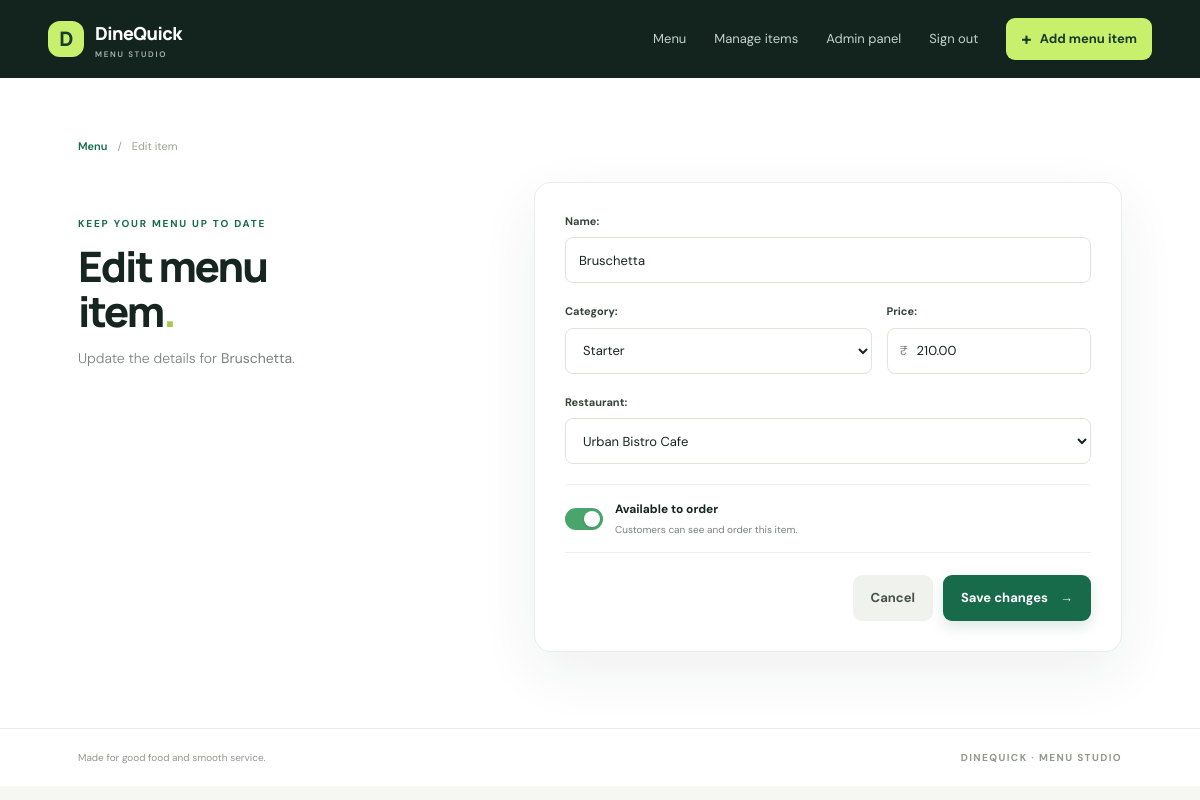
The page /menu/7/edit/ (signed in) on the database its author committed.
### menuapp/models.py (models this page shows, shortened)
class MenuItem(models.Model):
    class Category(models.TextChoices):
        STARTER = "Starter", "Starter"
        MAIN = "Main", "Main"
        DESSERT = "Dessert", "Dessert"
        BEVERAGE = "Beverage", "Beverage"
    name = models.CharField(max_length=100)
    price = models.DecimalField(max_digits=8, decimal_places=2)
    category = models.CharField(max_length=10, choices=Category.choices)
    available = models.BooleanField(default=True)
    restaurant = models.ForeignKey(Restaurant, on_delete=models.CASCADE, related_name="menu_items")

### menuapp/views.py (the view)
# urls.py: urlpatterns = [path("menu/", MenuItemListView.as_view(), name="menu-list"), path("menu/add/", MenuItemCreateView.as_view(), name="menu-add"), path("menu/<int:pk>/edit/", MenuItemUpdateView.as_view(), 
class MenuItemUpdateView(LoginRequiredMixin, UpdateView):
    model = MenuItem
    form_class = MenuItemForm
    template_name = "menuapp/menuitem_update.html"
    success_url = reverse_lazy("menu-list")
    def get_context_data(self, **kwargs):
        context = super().get_context_data(**kwargs)
        context["has_restaurants"] = Restaurant.objects.exists()
        return context

### menuapp/forms.py
class MenuItemForm(forms.ModelForm):
    class Meta:
        model = MenuItem
        fields = ["name", "price", "category", "available", "restaurant"]
        widgets = {
            "name": forms.TextInput(attrs={"class": "field-control", "placeholder": "e.g. Paneer Tikka"}),
            "price": forms.NumberInput(attrs={"class": "field-control", "placeholder": "0.00", "min": "0", "step": "0.01"}),
            "category": forms.Select(attrs={"class": "field-control"}),
            "available": forms.CheckboxInput(attrs={"class": "field-checkbox"}),
            "restaurant": forms.Select(attrs={"class": "field-control"}),
        }
    def __init__(self, *args, **kwargs):
        super().__init__(*args, **kwargs)
        restaurants = self.fields["restaurant"].queryset.order_by("name")
        self.fields["restaurant"].queryset = restaurants
        self.fields["restaurant"].empty_label = "Choose a restaurant" if restaurants.exists() else "No restaurants yet - add one in Admin"

### menuapp/models.py (called while the page is built)
    def __str__(self): return self.name

### menuapp/templates/menuapp/menuitem_update.html (shortened to what this page needs)
{% extends "menuapp/base.html" %}
{% block content %}
<div class="breadcrumb"><a href="{% url 'menu-list' %}">Menu</a><span>/</span><span>Edit item</span></div>
<section class="form-layout"><div class="form-intro"><p class="eyebrow">KEEP YOUR MENU UP TO DATE</p><h1>Edit menu<br>item<span class="heading-dot">.</span></h1><p class="lead">Update the details for <strong>{{ object.name }}</strong>.</p></div>
<div class="surface form-surface"><form method="post" class="menu-form" novalidate>
<div class="form-field">{{ form.name.label_tag }}{{ form.name }}{% for error in form.name.errors %}<small class="field-error">{{ error }}</small>{% endfor %}</div>
<div class="form-row"><div class="form-field">{{ form.category.label_tag }}{{ form.category }}</div><div class="form-field">{{ form.price.label_tag }}<div class="price-input"><span>₹</span>{{ form.price }}</div></div></div>
<div class="form-field">{{ form.restaurant.label_tag }}{{ form.restaurant }}{% for error in form.restaurant.errors %}<small class="field-error">{{ error }}</small>{% endfor %}</div>
<label class="availability-row"><span class="toggle-wrap">{{ form.available }}<span class="toggle-ui"></span></span><span><strong>Available to order</strong><small>Customers can see and order this item.</small></span></label>
<div class="form-actions"><a class="button button-quiet" href="{% url 'menu-list' %}">Cancel</a><button class="button button-primary" type="submit">Save changes <span>→</span></button></div>
</form></div></section>
{% endblock %}

### menuapp/static/menuapp/style.css (style rules this page uses)
:root { --ink:#172520;--muted:#78827d;--green:#176b4b;--green-dark:#10563b;--lime:#c9f06c;--paper:#f6f7f3;--line:#e7eae4;--white:#fff;--red:#b44236;--shadow:0 20px 60px rgba(29,48,37,.07) }
* { box-sizing:border-box }
html { min-height:100%;background:var(--paper) }
body { margin:0;color:var(--ink);font-family:'DM Sans',Arial,sans-serif;font-size:15px;-webkit-font-smoothing:antialiased }
a { color:inherit;text-decoration:none }
button,input,select { font:inherit }
.eyebrow { margin:0 0 13px;color:var(--green);font-size:10px;font-weight:700;letter-spacing:1.8px }
.page-heading h1,.form-intro h1,.delete-surface h1,.login-surface h1 { font:800 clamp(34px,4vw,46px)/1.08 Manrope,sans-serif;letter-spacing:-2px;margin:0 }
.heading-dot { color:#a6c94c }
.lead { margin:13px 0 0;color:var(--muted);font-size:14px;line-height:1.65 }
.button { min-height:46px;display:inline-flex;align-items:center;justify-content:center;gap:12px;border:0;border-radius:9px;padding:0 18px;font-size:13px;font-weight:700;cursor:pointer;transition:transform .18s,background .18s,box-shadow .18s }
.button-primary { background:var(--green);color:white;box-shadow:0 6px 14px rgba(23,107,75,.15) }
.button-quiet { background:#f0f2ed;color:#46514b }
.surface { background:var(--white);border:1px solid #eaede8;border-radius:17px;box-shadow:var(--shadow) }
.form-layout { display:grid;grid-template-columns:minmax(220px,.8fr) minmax(400px,1.2fr);gap:64px;align-items:start;padding-top:24px }
.form-intro { padding-top:34px }
.form-intro h1 { font-size:42px }
.form-surface { padding:30px }
.menu-form { display:flex;flex-direction:column;gap:20px }
.form-field { display:flex;flex-direction:column;gap:8px;min-width:0 }
.form-field label { font-size:11px;font-weight:700;color:#35443a }
.field-control { width:100%;height:46px;padding:0 13px;border:1px solid #dfe4dc;border-radius:8px;background:#fff;color:var(--ink);outline:none;font-size:13px;transition:border-color .15s,box-shadow .15s }
.field-control::placeholder { color:#a7aea8 }
.form-row { display:grid;grid-template-columns:1.2fr .8fr;gap:15px }
.price-input { position:relative }
.price-input>span { position:absolute;left:13px;top:50%;transform:translateY(-50%);font-size:13px;color:#7b857e }
.price-input .field-control { padding-left:29px }
.availability-row { display:flex;align-items:center;gap:12px;padding:15px 0;border-top:1px solid #eef0ec;border-bottom:1px solid #eef0ec;cursor:pointer }
.availability-row strong,.availability-row small { display:block }
.availability-row strong { font-size:12px }
.availability-row small { margin-top:4px;color:var(--muted);font-size:10px }
.toggle-wrap { position:relative;width:38px;height:22px;flex:0 0 38px }
.toggle-ui { position:absolute;inset:0;border-radius:30px;background:#c8cec9;transition:background .2s }
.toggle-ui:after { content:'';position:absolute;top:3px;left:3px;width:16px;height:16px;border-radius:50%;background:white;box-shadow:0 1px 3px #0002;transition:transform .2s }
.field-checkbox:checked+.toggle-ui { background:#48a66d }
.field-checkbox:checked+.toggle-ui:after { transform:translateX(16px) }
.form-actions { display:flex;justify-content:flex-end;gap:10px;padding-top:2px }
.breadcrumb { display:flex;gap:10px;align-items:center;color:#98a19a;font-size:11px;margin-bottom:3px }
.breadcrumb a { color:var(--green);font-weight:600 }

### rows shown on the page
MenuItem: name "Bruschetta", category "Starter", price "210.00", restaurant "Urban Bistro Cafe"
